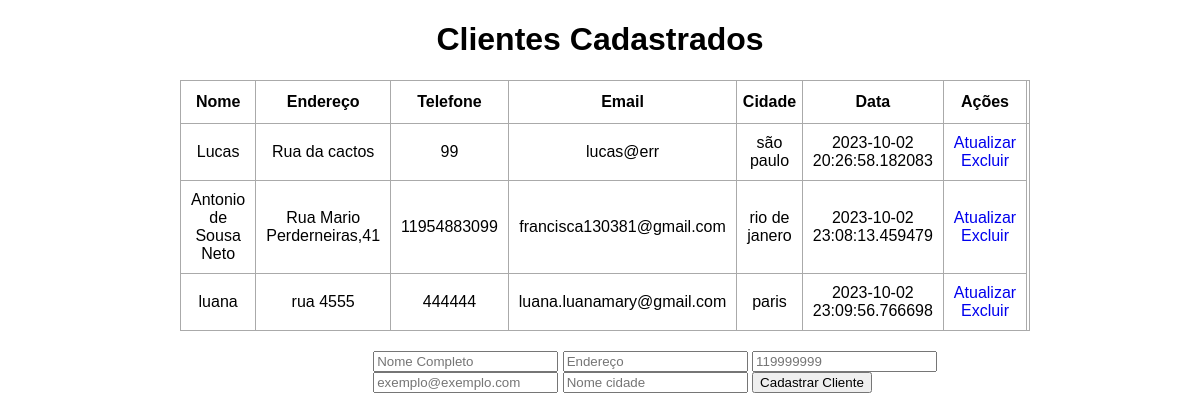
Before: / with the older database file.
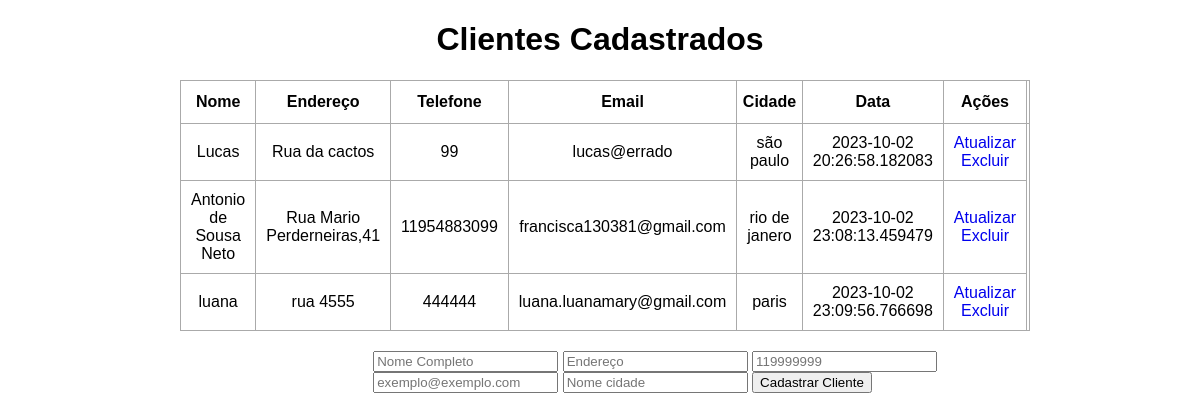
After: the same page with the newer database file.
### app.py (models this page shows, shortened)
class Cliente(db.Model): #criando a classe cliente
  id = db.Column(db.Integer, primary_key=True)
  name = db.Column(db.String(50), nullable=False)
  address = db.Column(db.String(200), nullable=False)
  phone = db.Column(db.Integer, nullable=False)
  email = db.Column(db.String(100), nullable=False)
  datetime = db.Column(db.DateTime, default=datetime.today)
  cidade = db.Column(db.String(100), nullable=False)

### app.py (the view)
@app.route('/', methods=['POST', 'GET']) #definindo comportamentos da rota raíz:
def index():
  if request.method == 'POST':
    name = request.form['name']
    address = request.form['address']
    phone = request.form['phone']
    email = request.form['email']
    cidade = request.form['cidade']
    novo_cliente = Cliente(name=name, address=address, phone=phone, email=email,cidade=cidade)
    try:
      db.session.add(novo_cliente)
      db.session.commit()
      return redirect('/')
    except:
      return 'Houve um erro ao cadastrar novo cliente.'
  else:
    clientes = Cliente.query.order_by(Cliente.datetime).all()
    return render_template('index.html', clientes=clientes) #retorna a página index.html dentro da pasta de templates

### templates/index.html (shortened to what this page needs)
{% extends 'template.html' %}
{% block body %}
<div class="container">
  <h1 style="text-align: center;">Clientes Cadastrados</h1>
  {% if clientes|length < 1 %}
  <h3 style="text-align: center;">Nenhum cliente cadastrado. Cadastre abaixo!</h3>
  {% else %}
  <table>
    <tr>
      <th>Nome</th>
      <th>Endereço</th>
      <th>Telefone</th>
      <th>Email</th>
      <th>Cidade</th>
      <th>Data</th>
      <th>Ações</th>
      <th></th>
    </tr>
    {% for cliente in clientes %}
      <tr>
        <td>{{cliente.name}}</td>
        <td>{{cliente.address}}</td>
        <td>{{cliente.phone}}</td>
        <td>{{cliente.email}}</td>
        <td>{{cliente.cidade}}</td>
        <td>{{cliente.datetime}}</td>
        <td>
          <a href="/atualizar/{{cliente.id}}">Atualizar</a>
          <br>
          <a href="/excluir/{{cliente.id}}">Excluir</a>
        </td>
      </tr>
    {% endfor %}
  </table>
  {% endif %}
  <form action="/" method="POST">
    <input type="text" name="name" id="name" placeholder="Nome Completo">
    <input type="text" name="address" id="address" placeholder="Endereço">
    <input type="text" name="phone" id="phone" placeholder="119999999">
    <input type="email" name="email" id="email" placeholder="exemplo@exemplo.com">
    <input type="cidade" name="cidade" id="cidade" placeholder="Nome cidade">
    <input type="submit" value="Cadastrar Cliente">
  </form>
</div>
{% endblock %}

### templates/template.html (shortened to what this page needs)
<!DOCTYPE html>
<head>
  <link rel="stylesheet" href="{{ url_for('static', filename='css/main.css') }}">
</head>
<body>
  {% block body %}{% endblock %}
</body>
</html>

### static/css/main.css (style rules this page uses)
* { text-decoration: none; }
body, html { margin: 0; font-family: sans-serif; }
.container { margin: 0 auto; width: 400px; }
table, td, th { border: 1px solid #aaa; }
table { border-collapse: collapse; width: 100%; }
th { height: 40px; }
td { text-align: center; padding: 10px; }
form { margin-top: 20px; margin-left: 23%; }
.container { width: 70%; }

Changed rows visible on the page:
changed Cliente "Lucas": email "lucas@err" → "lucas@errado"
